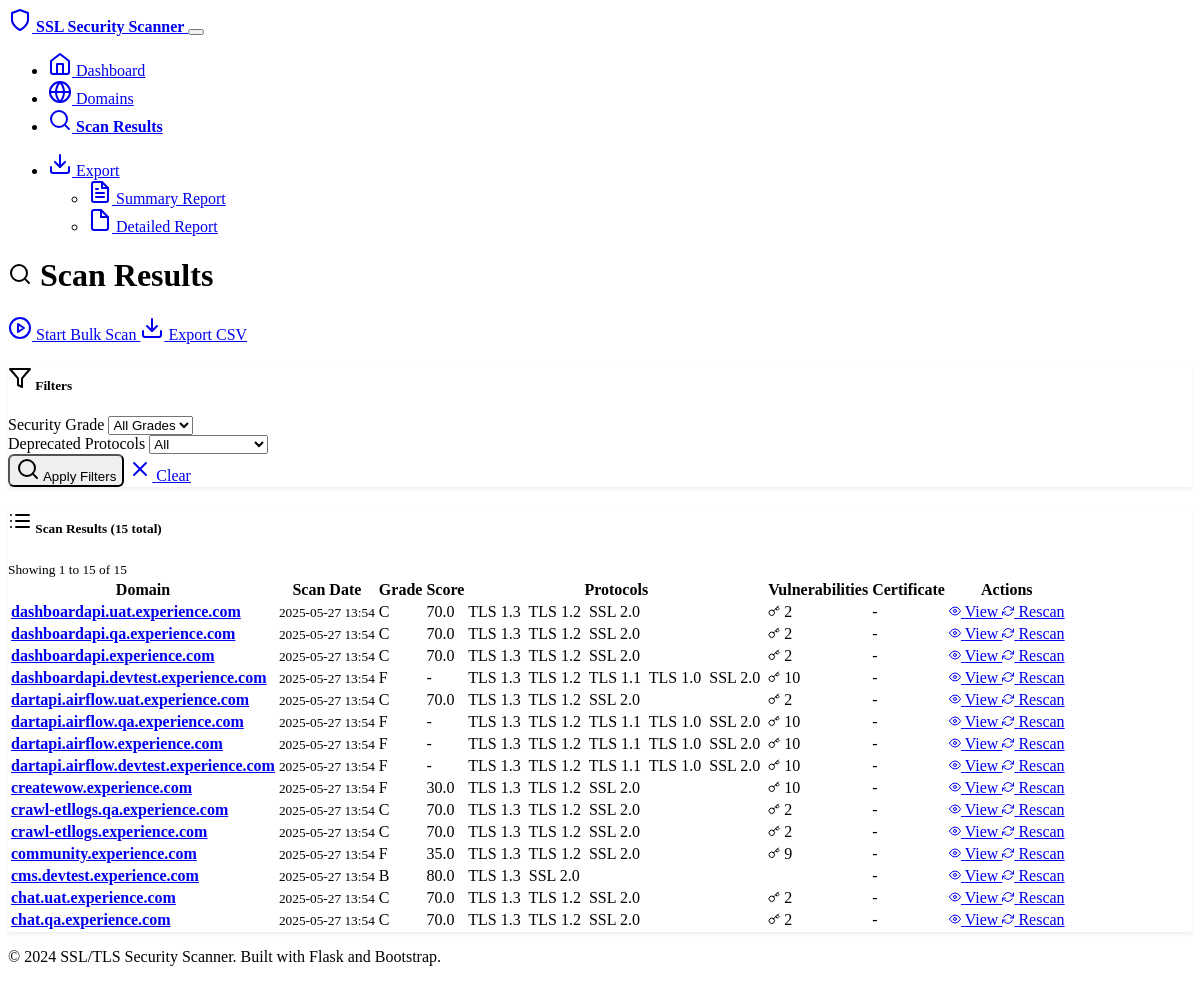
The page /scan/results on the database as committed earlier.
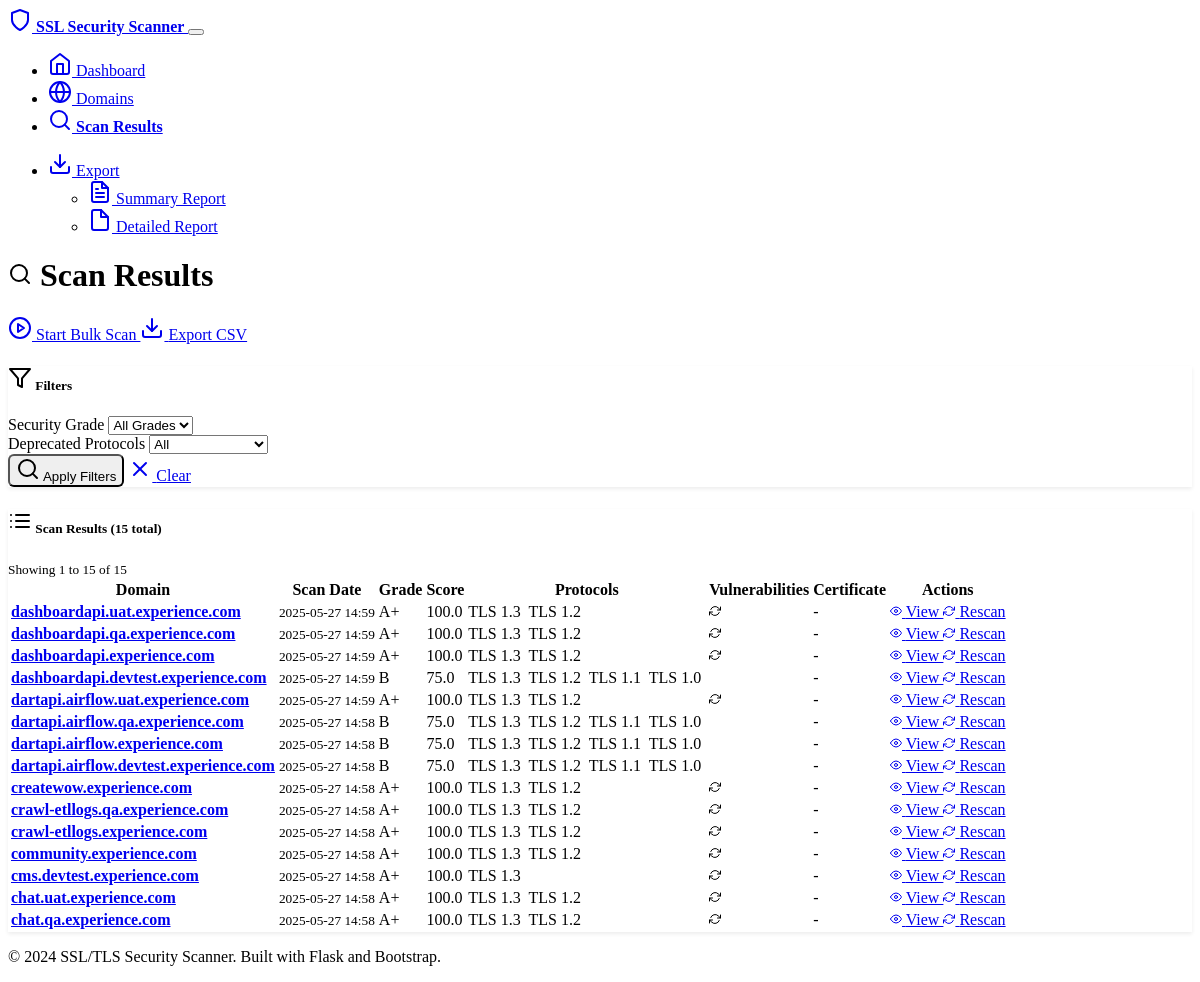
The same page on the database as committed later.
### models.py (models this page shows, shortened)
class ScanResult(db.Model):
    id = db.Column(Integer, primary_key=True)
    domain_id = db.Column(Integer, db.ForeignKey('domain.id'), nullable=False)
    scan_date = db.Column(DateTime, default=datetime.utcnow)
    sslv2_enabled = db.Column(Boolean, default=False)
    sslv3_enabled = db.Column(Boolean, default=False)
    tlsv1_0_enabled = db.Column(Boolean, default=False)
    tlsv1_1_enabled = db.Column(Boolean, default=False)
    tlsv1_2_enabled = db.Column(Boolean, default=False)
    tlsv1_3_enabled = db.Column(Boolean, default=False)
    heartbleed_vulnerable = db.Column(Boolean, default=False)
    fallback_scsv_supported = db.Column(Boolean, default=False)
    secure_renegotiation = db.Column(Boolean, default=False)
    compression_enabled = db.Column(Boolean, default=False)
    cert_signature_algorithm = db.Column(String(100))
    cert_key_strength = db.Column(Integer)
    cert_subject = db.Column(String(500))
    cert_issuer = db.Column(String(500))
    cert_not_before = db.Column(DateTime)
    cert_not_after = db.Column(DateTime)
    weak_ciphers_count = db.Column(Integer, default=0)
    supported_ciphers = db.Column(Text)  # JSON string of cipher details
    security_score = db.Column(Float, default=0.0)  # 0-100 score
    security_grade = db.Column(String(2))  # A+, A, B, C, D, F
    has_deprecated_protocols = db.Column(Boolean, default=False)
    raw_output = db.Column(Text)
    scan_successful = db.Column(Boolean, default=True)
    error_message = db.Column(Text)

class Domain(db.Model):
    id = db.Column(Integer, primary_key=True)
    hostname = db.Column(String(255), unique=True, nullable=False)
    active = db.Column(Boolean, default=True)
    created_at = db.Column(DateTime, default=datetime.utcnow)
    last_scanned = db.Column(DateTime)
    scan_results = db.relationship('ScanResult', backref='domain', lazy=True, cascade='all, delete-orphan')

### routes.py (the view)
@app.route('/scan/results')
def scan_results():
    page = request.args.get('page', 1, type=int)
    grade_filter = request.args.get('grade')
    deprecated_filter = request.args.get('deprecated')
    per_page = 20
    query = db.session.query(ScanResult).join(Domain).filter(Domain.active == True)
    if grade_filter:
        query = query.filter(ScanResult.security_grade == grade_filter)
    if deprecated_filter == 'true':
        query = query.filter(ScanResult.has_deprecated_protocols == True)
    elif deprecated_filter == 'false':
        query = query.filter(ScanResult.has_deprecated_protocols == False)
    query = query.order_by(ScanResult.scan_date.desc())
    results = query.paginate(page=page, per_page=per_page, error_out=False)
    current_job = ScanJob.query.filter_by(status='running').first()
    return render_template('scan_results.html',
                         results=results,
                         current_job=current_job,
                         grade_filter=grade_filter,
                         deprecated_filter=deprecated_filter)

### templates/scan_results.html (shortened to what the changed rows need)
{% extends "base.html" %}
{% block content %}
<div class="row">
    <div class="col-12">
        <div class="d-flex justify-content-between align-items-center mb-4">
            <h1>
                <i data-feather="search" class="me-2"></i>
                Scan Results
            </h1>
        </div>
    </div>
</div>
<div class="row">
    <div class="col-12">
        <div class="card">
            <div class="card-body">
                {% if results.items %}
                <div class="table-responsive">
                    <table class="table table-hover">
                        <thead>
                            <tr>
                                <th>Domain</th>
                                <th>Scan Date</th>
                                <th>Grade</th>
                                <th>Score</th>
                                <th>Protocols</th>
                                <th>Vulnerabilities</th>
                                <th>Certificate</th>
                                <th>Actions</th>
                            </tr>
                        </thead>
                        <tbody>
                            {% for scan in results.items %}
                            <tr class="{{ 'table-danger' if not scan.scan_successful else '' }}">
                                <td>
                                    <a href="{{ url_for('domain_detail', domain_id=scan.domain.id) }}" class="text-decoration-none">
                                        <strong>{{ scan.domain.hostname }}</strong>
                                    </a>
                                </td>
                                <td>
                                    <small>{{ scan.scan_date.strftime('%Y-%m-%d %H:%M') if scan.scan_date else 'N/A' }}</small>
                                </td>
                                <td>
                                    {% if scan.scan_successful and scan.security_grade %}
                                        <span class="badge bg-{{ 'success' if scan.security_grade in ['A+', 'A'] else 'warning' if scan.security_grade == 'B' else 'danger' }}">
                                            {{ scan.security_grade }}
                                        </span>
                                    {% else %}
                                        <span class="text-muted">-</span>
                                    {% endif %}
                                </td>
                                <td>
                                    {% if scan.scan_successful and scan.security_score %}
                                        {{ "%.1f"|format(scan.security_score) }}
                                    {% else %}
                                        <span class="text-muted">-</span>
                                    {% endif %}
                                </td>
                                <td>
                                    {% if scan.scan_successful %}
                                        <div class="protocol-badges">
                                            {% if scan.tlsv1_3_enabled %}
                                                <span class="badge bg-success">TLS 1.3</span>
                                            {% endif %}
                                            {% if scan.tlsv1_2_enabled %}
                                                <span class="badge bg-success">TLS 1.2</span>
                                            {% endif %}
                                            {% if scan.tlsv1_1_enabled %}
                                                <span class="badge bg-warning">TLS 1.1</span>
                                            {% endif %}
                                            {% if scan.tlsv1_0_enabled %}
                                                <span class="badge bg-warning">TLS 1.0</span>
                                            {% endif %}
                                            {% if scan.sslv2_enabled %}
                                                <span class="badge bg-danger">SSL 2.0</span>
                                            {% endif %}
                                        </div>
                                    {% else %}
                                        <span class="text-muted">-</span>
                                    {% endif %}
                                </td>
                                <td>
                                    {% if scan.scan_successful %}
                                        <div class="vulnerability-indicators">
                                            {% if scan.weak_ciphers_count > 0 %}
                                                <span class="badge bg-warning" title="{{ scan.weak_ciphers_count }} weak ciphers">
                                                    <i data-feather="key" width="12" height="12"></i>
                                                    {{ scan.weak_ciphers_count }}
                                                </span>
                                            {% endif %}
                                            {% if not scan.secure_renegotiation %}
                                                <span class="badge bg-warning" title="Insecure renegotiation">
                                                    <i data-feather="refresh-cw" width="12" height="12"></i>
                                                </span>
                                            {% endif %}
                                        </div>
                                    {% else %}
                                        <span class="text-muted">-</span>
                                    {% endif %}
                                </td>
                                <td>
                                    {% if scan.scan_successful and scan.cert_not_after %}
                                        {% set days_until_expiry = (scan.cert_not_after - scan.scan_date).days %}
                                        {% if days_until_expiry < 30 %}
                                            <span class="badge bg-danger" title="Expires {{ scan.cert_not_after.strftime('%Y-%m-%d') }}">
                                                <i data-feather="alert-triangle" width="12" height="12"></i>
                                                {{ days_until_expiry }}d
                                            </span>
                                        {% elif days_until_expiry < 90 %}
                                            <span class="badge bg-warning" title="Expires {{ scan.cert_not_after.strftime('%Y-%m-%d') }}">
                                                <i data-feather="clock" width="12" height="12"></i>
                                                {{ days_until_expiry }}d
                                            </span>
                                        {% else %}
                                            <span class="badge bg-success" title="Expires {{ scan.cert_not_after.strftime('%Y-%m-%d') }}">
                                                <i data-feather="check-circle" width="12" height="12"></i>
                                                Valid
                                            </span>
                                        {% endif %}
                                    {% else %}
                                        <span class="text-muted">-</span>
                                    {% endif %}
                                </td>
                                <td>
                                    <div class="btn-group" role="group">
                                        <a href="{{ url_for('domain_detail', domain_id=scan.domain.id) }}"
                                           class="btn btn-sm btn-outline-info">
                                            <i data-feather="eye" width="12" height="12"></i>
                                            View
                                        </a>
                                        <a href="{{ url_for('scan_single_domain', domain_id=scan.domain.id) }}"
                                           class="btn btn-sm btn-outline-primary">
                                            <i data-feather="refresh-cw" width="12" height="12"></i>
                                            Rescan
                                        </a>
                                    </div>
                                </td>
                            </tr>
                            {% endfor %}
                        </tbody>
                    </table>
                </div>
                {% endif %}
            </div>
        </div>
    </div>
</div>
{% endblock %}

Rows that differ between the two databases and show on the page:
changed ScanResult "dashboardapi.uat.experience.com": scan_date "2025-05-27 13:54" → "2025-05-27 14:59"; security_grade "C" → "A+"; security_score "70.0" → "100.0"; secure_renegotiation True → False (drawn); sslv2_enabled True → False (drawn); weak_ciphers_count "2" → (not shown)
changed ScanResult "dashboardapi.qa.experience.com": scan_date "2025-05-27 13:54" → "2025-05-27 14:59"; security_grade "C" → "A+"; security_score "70.0" → "100.0"; secure_renegotiation True → False (drawn); sslv2_enabled True → False (drawn); weak_ciphers_count "2" → (not shown)
changed ScanResult "dashboardapi.experience.com": scan_date "2025-05-27 13:54" → "2025-05-27 14:59"; security_grade "C" → "A+"; security_score "70.0" → "100.0"; secure_renegotiation True → False (drawn); sslv2_enabled True → False (drawn); weak_ciphers_count "2" → (not shown)
changed ScanResult "dashboardapi.devtest.experience.com": scan_date "2025-05-27 13:54" → "2025-05-27 14:59"; security_grade "F" → "B"; security_score (not shown) → "75.0"; sslv2_enabled True → False (drawn); weak_ciphers_count "10" → (not shown)
changed ScanResult "dartapi.airflow.uat.experience.com": scan_date "2025-05-27 13:54" → "2025-05-27 14:59"; security_grade "C" → "A+"; security_score "70.0" → "100.0"; secure_renegotiation True → False (drawn); sslv2_enabled True → False (drawn); weak_ciphers_count "2" → (not shown)
changed ScanResult "dartapi.airflow.qa.experience.com": scan_date "2025-05-27 13:54" → "2025-05-27 14:58"; security_grade "F" → "B"; security_score (not shown) → "75.0"; sslv2_enabled True → False (drawn); weak_ciphers_count "10" → (not shown)
changed ScanResult "dartapi.airflow.experience.com": scan_date "2025-05-27 13:54" → "2025-05-27 14:58"; security_grade "F" → "B"; security_score (not shown) → "75.0"; sslv2_enabled True → False (drawn); weak_ciphers_count "10" → (not shown)
changed ScanResult "dartapi.airflow.devtest.experience.com": scan_date "2025-05-27 13:54" → "2025-05-27 14:58"; security_grade "F" → "B"; security_score (not shown) → "75.0"; sslv2_enabled True → False (drawn); weak_ciphers_count "10" → (not shown)
changed ScanResult "createwow.experience.com": scan_date "2025-05-27 13:54" → "2025-05-27 14:58"; security_grade "F" → "A+"; security_score "30.0" → "100.0"; secure_renegotiation True → False (drawn); sslv2_enabled True → False (drawn); weak_ciphers_count "10" → (not shown)
changed ScanResult "crawl-etllogs.qa.experience.com": scan_date "2025-05-27 13:54" → "2025-05-27 14:58"; security_grade "C" → "A+"; security_score "70.0" → "100.0"; secure_renegotiation True → False (drawn); sslv2_enabled True → False (drawn); weak_ciphers_count "2" → (not shown)
changed ScanResult "crawl-etllogs.experience.com": scan_date "2025-05-27 13:54" → "2025-05-27 14:58"; security_grade "C" → "A+"; security_score "70.0" → "100.0"; secure_renegotiation True → False (drawn); sslv2_enabled True → False (drawn); weak_ciphers_count "2" → (not shown)
changed ScanResult "community.experience.com": scan_date "2025-05-27 13:54" → "2025-05-27 14:58"; security_grade "F" → "A+"; security_score "35.0" → "100.0"; secure_renegotiation True → False (drawn); sslv2_enabled True → False (drawn); weak_ciphers_count "9" → (not shown)
changed ScanResult "cms.devtest.experience.com": scan_date "2025-05-27 13:54" → "2025-05-27 14:58"; security_grade "B" → "A+"; security_score "80.0" → "100.0"; secure_renegotiation True → False (drawn); no longer shows "SSL 2.0"
changed ScanResult "chat.uat.experience.com": scan_date "2025-05-27 13:54" → "2025-05-27 14:58"; security_grade "C" → "A+"; security_score "70.0" → "100.0"; secure_renegotiation True → False (drawn); sslv2_enabled True → False (drawn); weak_ciphers_count "2" → (not shown)
changed ScanResult "chat.qa.experience.com": scan_date "2025-05-27 13:54" → "2025-05-27 14:58"; security_grade "C" → "A+"; security_score "70.0" → "100.0"; secure_renegotiation True → False (drawn); sslv2_enabled True → False (drawn); weak_ciphers_count "2" → (not shown)
